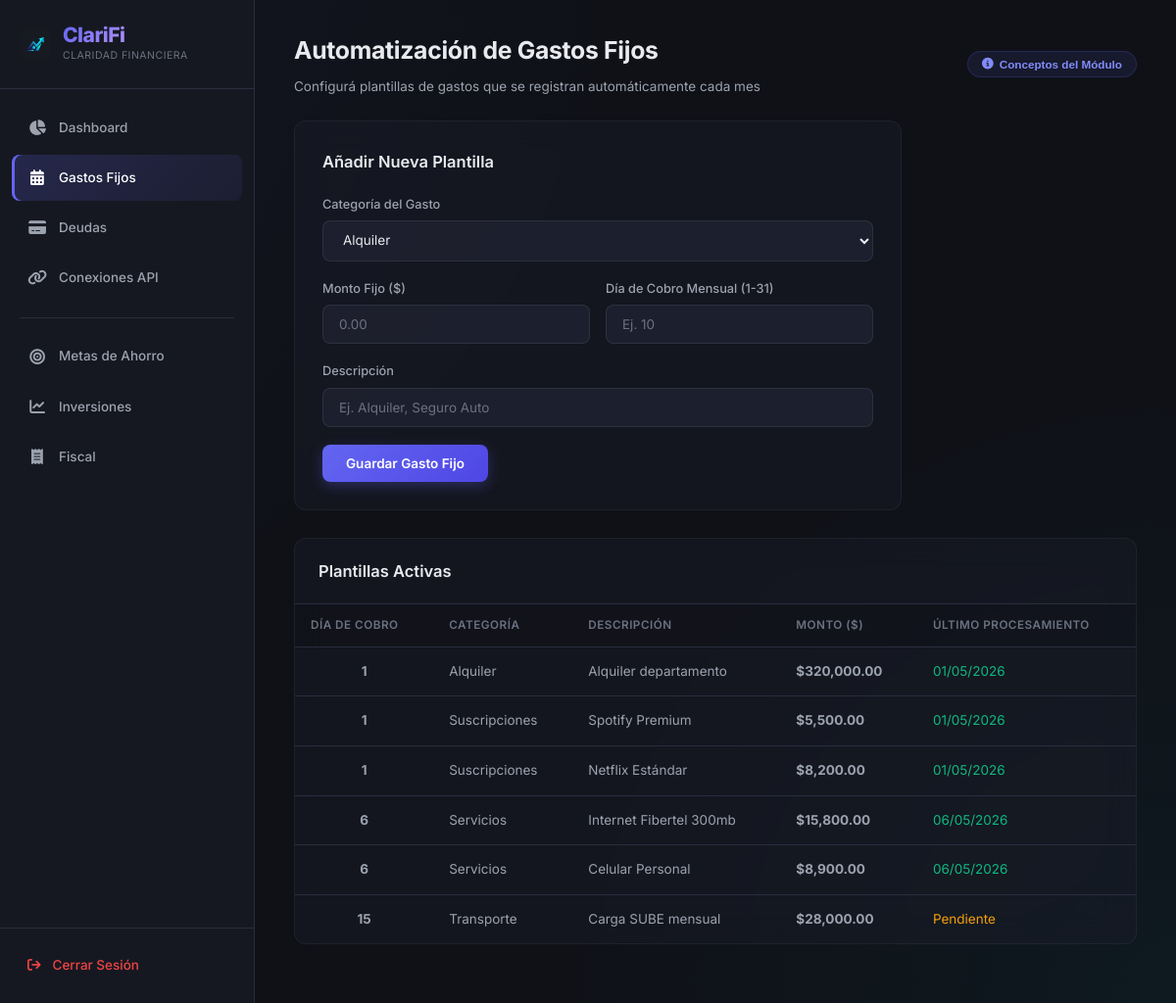
The app's page /index.php?action=gastos_recurrentes (signed in) with its own data.
### tables this page shows
CREATE TABLE gastos_recurrentes (
  id_recurrente int NOT NULL AUTO_INCREMENT,
  monto decimal(18,2) NOT NULL,
  descripcion varchar(255) DEFAULT NULL,
  dia_cobro int NOT NULL,
  ultimo_procesamiento date DEFAULT NULL,
  id_usuario int NOT NULL,
  id_categoria int NOT NULL,
  PRIMARY KEY (id_recurrente),
  KEY fk_gastos_recurrentes_usuarios1_idx (id_usuario),
  KEY fk_gastos_recurrentes_categorias1_idx (id_categoria),
  CONSTRAINT fk_gastos_recurrentes_categorias1 FOREIGN KEY (id_categoria) REFERENCES categorias (id_categoria) ON DELETE RESTRICT,
  CONSTRAINT fk_gastos_recurrentes_usuarios1 FOREIGN KEY (id_usuario) REFERENCES usuarios (id_usuario) ON DELETE CASCADE
);

CREATE TABLE categorias (
  id_categoria int NOT NULL AUTO_INCREMENT,
  nombre_categoria varchar(50) NOT NULL,
  tipo_flujo enum('ingreso','gasto') NOT NULL,
  id_usuario int NOT NULL,
  PRIMARY KEY (id_categoria),
  KEY fk_categorias_usuarios_idx (id_usuario),
  CONSTRAINT fk_categorias_usuarios FOREIGN KEY (id_usuario) REFERENCES usuarios (id_usuario) ON DELETE CASCADE
);

### app/models/TransaccionModel.php (called while the page is built, shortened)
<?php
require_once 'Conexion.php';
class TransaccionModel {
    public function __construct() {
        $conexion = new Conexion();
    }
}
?>

### app/models/Conexion.php (called while the page is built, shortened)
<?php
class Conexion {
    private $host;
    private $db_name;
    private $username;
    private $password;
    private $port;
    public function __construct() {
        $this->host     = getenv('MYSQLHOST')     ?: (getenv('MYSQL_HOST')     ?: '127.0.0.1');
        $this->db_name  = getenv('MYSQLDATABASE') ?: (getenv('MYSQL_DATABASE') ?: 'gestor_financiero');
        $this->username = getenv('MYSQLUSER')     ?: (getenv('MYSQL_USER')     ?: 'root');
        $this->password = getenv('MYSQLPASSWORD') ?: (getenv('MYSQL_PASSWORD') ?: '');
        $this->port     = getenv('MYSQLPORT')     ?: (getenv('MYSQL_PORT')     ?: '3306');
    }
    public function conectar() {
        $this->conn = null;
        try {
            $dsn = "mysql:host=" . $this->host . ";port=" . $this->port . ";dbname=" . $this->db_name . ";charset=utf8mb4";
            $opciones = [
                PDO::ATTR_ERRMODE            => PDO::ERRMODE_EXCEPTION,
                PDO::ATTR_DEFAULT_FETCH_MODE => PDO::FETCH_ASSOC,
                PDO::ATTR_EMULATE_PREPARES   => false,
            ];
            $this->conn = new PDO($dsn, $this->username, $this->password, $opciones);
        } catch(PDOException $e) {
            echo "Error de conexión crítica: " . $e->getMessage();
            die();
        }
        return $this->conn;
    }
}
?>

### app/models/CategoriaModel.php (called while the page is built, shortened)
<?php
require_once 'Conexion.php';
class CategoriaModel {
    private $db;
    public function __construct() {
        $conexion = new Conexion();
        $this->db = $conexion->conectar();
    }
    public function obtenerCategorias($id_usuario) {
        $sql = "SELECT id_categoria, nombre_categoria, tipo_flujo
                FROM categorias
                WHERE id_usuario = :id_usuario
                ORDER BY tipo_flujo ASC, nombre_categoria ASC";
        $stmt = $this->db->prepare($sql);
        $stmt->bindParam(':id_usuario', $id_usuario, PDO::PARAM_INT);
        $stmt->execute();
        return $stmt->fetchAll();
    }
}
?>

### app/models/DeudaModel.php (called while the page is built, shortened)
<?php
require_once 'Conexion.php';
class DeudaModel {
    public function __construct() {
        $conexion = new Conexion();
    }
}
?>

### app/models/GastoRecurrenteModel.php (called while the page is built, shortened)
<?php
require_once 'Conexion.php';
class GastoRecurrenteModel {
    private $db;
    public function __construct() {
        $conexion = new Conexion();
        $this->db = $conexion->conectar();
    }
    public function obtenerPlantillasUsuario($id_usuario) {
        $sql = "SELECT gr.*, c.nombre_categoria
                FROM gastos_recurrentes gr
                INNER JOIN categorias c ON gr.id_categoria = c.id_categoria
                WHERE gr.id_usuario = :id_usuario
                ORDER BY gr.dia_cobro ASC";
        $stmt = $this->db->prepare($sql);
        $stmt->bindParam(':id_usuario', $id_usuario, PDO::PARAM_INT);
        $stmt->execute();
        return $stmt->fetchAll(PDO::FETCH_ASSOC);
    }
}
?>

### app/models/MetaModel.php (called while the page is built, shortened)
<?php
require_once 'Conexion.php';
class MetaModel {
    public function __construct() {
        $conexion = new Conexion();
    }
}
?>

### app/models/PresupuestoModel.php (called while the page is built, shortened)
<?php
require_once 'Conexion.php';
class PresupuestoModel {
    public function __construct() {
        $conexion = new Conexion();
    }
}
?>

### app/models/HistoricoModel.php (called while the page is built, shortened)
<?php
require_once 'Conexion.php';
class HistoricoModel {
    public function __construct() {
        $conexion = new Conexion();
    }
}
?>

### app/models/ConexionModel.php (called while the page is built, shortened)
<?php
require_once 'Conexion.php';
class ConexionModel {
    public function __construct() {
        $conexion = new Conexion();
    }
}
?>

### app/controllers/TransaccionController.php (called while the page is built, shortened)
<?php
require_once 'app/models/TransaccionModel.php';
require_once 'app/models/CategoriaModel.php';
require_once 'app/models/DeudaModel.php';
require_once 'app/models/GastoRecurrenteModel.php';
require_once 'app/models/MetaModel.php';
require_once 'app/models/PresupuestoModel.php';
require_once 'app/models/HistoricoModel.php';
require_once 'app/models/ConexionModel.php';
class TransaccionController {
    private $categoriaModel;
    private $gastoRecurrenteModel;
    public function __construct() {
        $this->categoriaModel = new CategoriaModel();
        $this->gastoRecurrenteModel = new GastoRecurrenteModel();
    }
    public function obtenerDatosGastosRecurrentes($id_usuario) {
        $categorias = $this->categoriaModel->obtenerCategorias($id_usuario);
        $plantillas = $this->gastoRecurrenteModel->obtenerPlantillasUsuario($id_usuario);
        return ['categorias' => $categorias, 'plantillas' => $plantillas];
    }
}
?>

### app/views/gastos_recurrentes_view.php (the view, shortened to what this page needs)
<?php $page_title = 'Gastos Fijos'; require_once 'app/views/partials/layout_header.php'; ?>
    <div class="header-actions-row">
        <div class="page-header" style="margin-bottom: 0;">
            <h2>Automatización de Gastos Fijos</h2>
            <p>Configurá plantillas de gastos que se registran automáticamente cada mes</p>
        </div>
        <button type="button" class="info-btn" onclick="toggleAyuda()"><i class="fa-solid fa-circle-info"></i> Conceptos del Módulo</button>
    </div>
    <div class="form-card" style="max-width: 620px;">
        <h3>Añadir Nueva Plantilla</h3>
        <form action="index.php?action=registrar_gasto_recurrente" method="POST">
            <div class="form-group">
                <label>Categoría del Gasto</label>
                <select name="id_categoria" required>
                    <?php foreach ($datos['categorias'] as $categoria): ?>
                        <?php if ($categoria['tipo_flujo'] === 'gasto'): ?>
                            <option value="<?= $categoria['id_categoria'] ?>"><?= htmlspecialchars($categoria['nombre_categoria']) ?></option>
                        <?php endif; ?>
                    <?php endforeach; ?>
                </select>
            </div>
            <div class="form-grid-2">
                <div class="form-group">
                    <label>Monto Fijo ($)</label>
                    <input type="number" step="0.01" name="monto" required min="0.01" placeholder="0.00">
                </div>
                <div class="form-group">
                    <label>Día de Cobro Mensual (1-31)</label>
                    <input type="number" name="dia_cobro" required min="1" max="31" placeholder="Ej. 10">
                </div>
            </div>
            <div class="form-group">
                <label>Descripción</label>
                <input type="text" name="descripcion" required maxlength="255" placeholder="Ej. Alquiler, Seguro Auto">
            </div>
            <button type="submit" class="btn btn-primary">Guardar Gasto Fijo</button>
        </form>
    </div>
    <div class="table-card">
        <div class="table-header">
            <h3>Plantillas Activas</h3>
        </div>
        <table>
            <thead>
                <tr>
                    <th>Día de Cobro</th>
                    <th>Categoría</th>
                    <th>Descripción</th>
                    <th>Monto ($)</th>
                    <th>Último Procesamiento</th>
                </tr>
            </thead>
            <tbody>
                <?php if (!empty($datos['plantillas'])): ?>
                    <?php foreach ($datos['plantillas'] as $plantilla): ?>
                        <tr>
                            <td style="text-align: center;"><strong><?= $plantilla['dia_cobro'] ?></strong></td>
                            <td><?= htmlspecialchars($plantilla['nombre_categoria']) ?></td>
                            <td><?= htmlspecialchars($plantilla['descripcion']) ?></td>
                            <td><strong>$<?= number_format($plantilla['monto'], 2) ?></strong></td>
                            <td>
                                <?php if ($plantilla['ultimo_procesamiento']): ?>
                                    <span class="text-green"><?= date('d/m/Y', strtotime($plantilla['ultimo_procesamiento'])) ?></span>
                                <?php else: ?>
                                    <span class="text-yellow">Pendiente</span>
                                <?php endif; ?>
                            </td>
                        </tr>
                    <?php endforeach; ?>
                <?php else: ?>
                    <tr>
                        <td colspan="5" style="text-align: center; padding: 30px;">No hay gastos fijos registrados.</td>
                    </tr>
                <?php endif; ?>
            </tbody>
        </table>
    </div>
<?php require_once 'app/views/partials/layout_footer.php'; ?>

### index.php (shortened to what this page needs)
<?php
require_once 'app/controllers/TransaccionController.php';
$transaccionController = new TransaccionController();
$deudaController = new DeudaController();
$metaController = new MetaController();
$inversionController = new InversionController();
$conexionController = new ConexionController();
$action = $_GET['action'] ?? 'login';
if ($action === 'bienvenida') {
    require_once 'app/views/bienvenida_view.php';
} elseif ($action === 'dashboard') {
    $datos = $transaccionController->obtenerDatosDashboard($_SESSION['id_usuario']);
    require_once 'app/views/dashboard_view.php';
} elseif ($action === 'deudas') {
    $datos = $deudaController->obtenerDatosDeudas($_SESSION['id_usuario'], $_GET['metodo'] ?? 'avalancha');
    require_once 'app/views/lista_deudas_view.php';
} elseif ($action === 'eliminar_deuda') {
    if (isset($_GET['id'])) {
        $resultado = $deudaController->procesarEliminacionDeuda($_GET['id'], $_SESSION['id_usuario']);
        header("Location: index.php?action=deudas");
        exit;
    }
} elseif ($action === 'eliminar_inversion') {
    if (isset($_GET['id'])) {
        $resultado = $inversionController->procesarEliminarInversion($_GET['id'], $_SESSION['id_usuario']);
        header("Location: index.php?action=inversiones");
        exit;
    }
} elseif ($action === 'gastos_recurrentes') {
    $datos = $transaccionController->obtenerDatosGastosRecurrentes($_SESSION['id_usuario']);
    require_once 'app/views/gastos_recurrentes_view.php';
} elseif ($action === 'metas') {
    $metas = $metaController->obtenerDatosMetas($_SESSION['id_usuario']);
    require_once 'app/views/metas_view.php';
} elseif ($action === 'inversiones') {
    $datos = $inversionController->obtenerDatosVista($_SESSION['id_usuario']);
    require_once 'app/views/simulador_inversion_view.php';
} elseif ($action === 'impuestos') {
    require_once 'app/views/calculadora_impuestos_view.php';
} elseif ($action === 'conexiones') {
    $datos = $conexionController->obtenerDatosConexiones($_SESSION['id_usuario']);
    require_once 'app/views/conexiones_view.php';
} elseif ($action === 'desconectar_billetera') {
    if (isset($_GET['id'])) {
        $conexionController->procesarDesconexion($_GET['id'], $_SESSION['id_usuario']);
        header("Location: index.php?action=conexiones");
        exit;
    }
} elseif ($action === 'eliminar_regla') {
    if (isset($_GET['id'])) {
        $conexionController->procesarEliminarRegla($_GET['id'], $_SESSION['id_usuario']);
        header("Location: index.php?action=conexiones");
        exit;
    }
}
?>

### app/views/partials/layout_header.php (shortened to what this page needs)
<?php
$current_action = $_GET['action'] ?? 'dashboard';
?>
<!DOCTYPE html>
<html lang="es">
<head>
    <link rel="stylesheet" href="https://cdnjs.cloudflare.com/ajax/libs/font-awesome/6.5.1/css/all.min.css">
    <link rel="stylesheet" href="app/views/assets/style.css">
</head>
<body>
    <div class="app-layout">
        <aside class="sidebar">
            <div class="sidebar-brand" style="display: flex; align-items: center; gap: 12px; padding: 24px 20px;">
                <img src="app/views/assets/img/logo.png" alt="ClariFi Logo" style="width: 32px; height: 32px; object-fit: contain; border-radius: 8px;">
                <div>
                    <h1 style="font-size: 1.4rem; margin: 0; line-height: 1.1;">ClariFi</h1>
                    <span style="font-size: 0.7rem; letter-spacing: 0.5px;">Claridad Financiera</span>
                </div>
            </div>
            <nav class="sidebar-nav">
                <a href="index.php?action=dashboard" class="<?= $current_action === 'dashboard' ? 'active' : '' ?>">
                    <span class="icon"><i class="fa-solid fa-chart-pie"></i></span> Dashboard
                </a>
                <a href="index.php?action=gastos_recurrentes" class="<?= $current_action === 'gastos_recurrentes' ? 'active' : '' ?>">
                    <span class="icon"><i class="fa-solid fa-calendar-days"></i></span> Gastos Fijos
                </a>
                <a href="index.php?action=deudas" class="<?= $current_action === 'deudas' || $current_action === 'editar_deuda' ? 'active' : '' ?>">
                    <span class="icon"><i class="fa-solid fa-credit-card"></i></span> Deudas
                </a>
                <a href="index.php?action=conexiones" class="<?= $current_action === 'conexiones' ? 'active' : '' ?>">
                    <span class="icon"><i class="fa-solid fa-link"></i></span> Conexiones API
                </a>
                <div class="nav-divider"></div>
                <a href="index.php?action=metas" class="<?= $current_action === 'metas' ? 'active' : '' ?>">
                    <span class="icon"><i class="fa-solid fa-bullseye"></i></span> Metas de Ahorro
                </a>
                <a href="index.php?action=inversiones" class="<?= $current_action === 'inversiones' ? 'active' : '' ?>">
                    <span class="icon"><i class="fa-solid fa-chart-line"></i></span> Inversiones
                </a>
                <a href="index.php?action=impuestos" class="<?= $current_action === 'impuestos' ? 'active' : '' ?>">
                    <span class="icon"><i class="fa-solid fa-receipt"></i></span> Fiscal
                </a>
            </nav>
            <div class="sidebar-footer">
                <a href="index.php?action=logout">
                    <span class="icon"><i class="fa-solid fa-arrow-right-from-bracket"></i></span> Cerrar Sesión
                </a>
            </div>
        </aside>
        <main class="main-content">

### app/views/partials/layout_footer.php
        </main>
    </div>
</body>
</html>

### records on screen
gastos_recurrentes: dia_cobro "1", id_categoria.nombre_categoria "Alquiler", descripcion "Alquiler departamento", monto "320,000.00", ultimo_procesamiento "01/05/2026"
gastos_recurrentes: dia_cobro "1", id_categoria.nombre_categoria "Suscripciones", descripcion "Spotify Premium", monto "5,500.00", ultimo_procesamiento "01/05/2026"
gastos_recurrentes: dia_cobro "1", id_categoria.nombre_categoria "Suscripciones", descripcion "Netflix Estándar", monto "8,200.00", ultimo_procesamiento "01/05/2026"
gastos_recurrentes: dia_cobro "6", id_categoria.nombre_categoria "Servicios", descripcion "Internet Fibertel 300mb", monto "15,800.00", ultimo_procesamiento "06/05/2026"
gastos_recurrentes: dia_cobro "6", id_categoria.nombre_categoria "Servicios", descripcion "Celular Personal", monto "8,900.00", ultimo_procesamiento "06/05/2026"
gastos_recurrentes: dia_cobro "15", id_categoria.nombre_categoria "Transporte", descripcion "Carga SUBE mensual", monto "28,000.00", shows "Pendiente"

### other values on screen
form field id_categoria "Alquiler"
